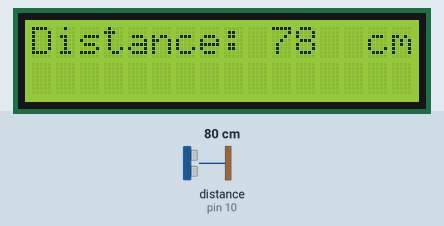
The sketch below on a simulated Arduino Uno, built with avr-gcc and run on an emulated ATmega328P. Shown: 16×2 character LCD. Wiring (inferred from the names in the program): ultrasonic range finder: trigger pin 9; echo pin 10. The inputs (shaded band) are chosen by the test bench; at power-on: distance to the obstacle (sensor on pin 10) 80 cm. The echo pulse lasts 58.3 µs per cm; what the sketch prints to the serial monitor is not drawn.

Above: at 1.2 s.
1.3 s: distance to the obstacle (sensor on pin 10) set to 2 cm
At 2.2 s:
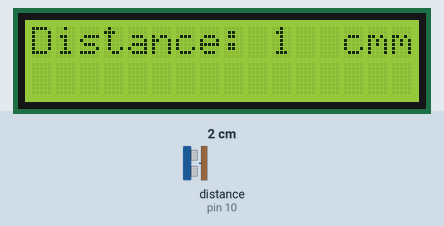
2.8 s: distance to the obstacle (sensor on pin 10) set to 4 cm
At 4.0 s:
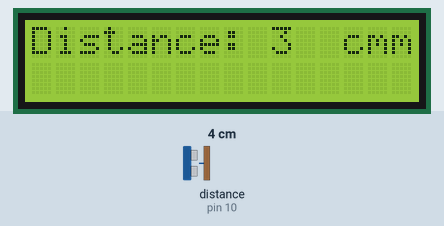
4.3 s: distance to the obstacle (sensor on pin 10) set to 9 cm
At 5.6 s:
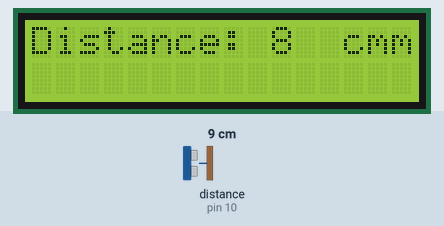
Timing chart, 0 to 7.3 s (numbered marks = the images above; inputs shaded):
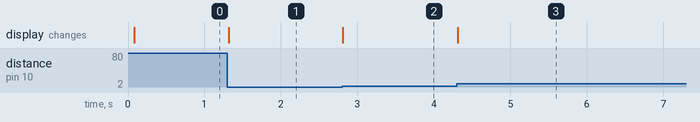

Measured:
- after the input at 1.3 s, the display: changes at once (image 1)
- after the input at 2.8 s, the display: changes at once (image 2)
- after the input at 4.3 s, the display: changes at once (image 3)

The sketch:

024-Using-Ultrasonic-Distance-HC-SR04-with-LCD-Display.ino
```cpp
#include <LiquidCrystal.h> //Please replace the single quote characters ('') with the parenthesis character (<>)

LiquidCrystal lcd(1, 2, 4, 5, 6, 7); // Creates an LCD object. Parameters: (rs, enable, d4, d5, d6, d7)

const int trigPin = 9;
const int echoPin = 10;
long duration;
int distanceCm;

void setup() {
Serial.begin(9600);
lcd.begin(16,2); // Initializes the interface to the LCD screen, and specifies the dimensions (width and height) of the display
pinMode(trigPin, OUTPUT);
pinMode(echoPin, INPUT);

}

void loop() {

digitalWrite(trigPin, LOW);
delayMicroseconds(2);
digitalWrite(trigPin, HIGH);
delayMicroseconds(10);
digitalWrite(trigPin, LOW);

duration = pulseIn(echoPin, HIGH);
distanceCm= duration*0.034/2;
Serial.println(distanceCm);
lcd.setCursor(0,0); // Sets the location at which subsequent text written to the LCD will be displayed
lcd.print("Distance: "); // Prints string "Distance" on the LCD
lcd.print(distanceCm); // Prints the distance value from the sensor
lcd.print("  cm");
delay(10);


}
```
